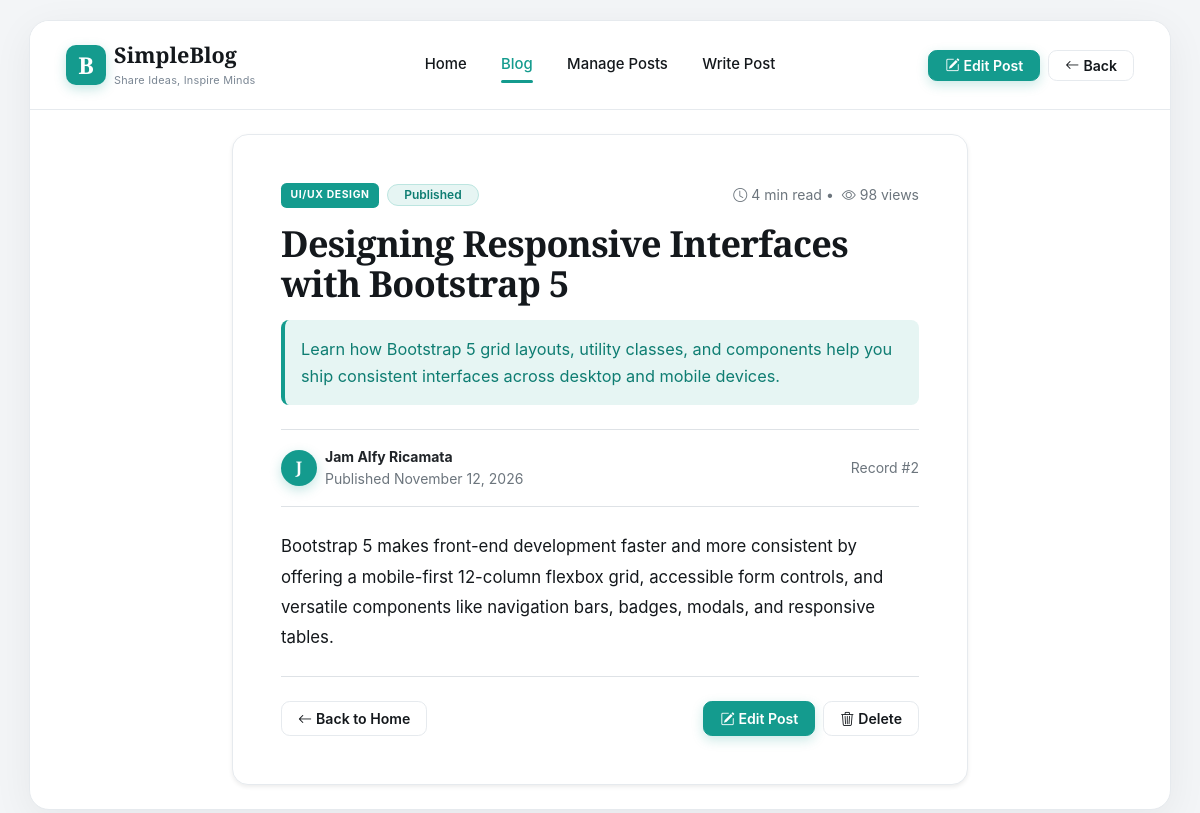
Page /view.php?id=2 (signed in) on the committed database.
### tables this page shows
CREATE TABLE IF NOT EXISTS `posts` (
  `id` int(11) UNSIGNED NOT NULL AUTO_INCREMENT,
  `title` varchar(255) NOT NULL,
  `author` varchar(100) NOT NULL,
  `category` varchar(80) NOT NULL,
  `summary` varchar(300) NOT NULL,
  `content` text NOT NULL,
  `status` enum('Published','Draft','Archived') NOT NULL DEFAULT 'Published',
  `reading_time` int(11) NOT NULL DEFAULT 3,
  `views` int(11) NOT NULL DEFAULT 0,
  `created_at` timestamp NOT NULL DEFAULT current_timestamp(),
  `updated_at` timestamp NOT NULL DEFAULT current_timestamp() ON UPDATE current_timestamp(),
  PRIMARY KEY (`id`)
);

### db_connect.php (called while the page is built, shortened)
<?php
function get_status_badge_class(string $status): string {
    switch ($status) {
        case 'Published':
            return 'badge-status-published';
    }
}
?>

### view.php (the view, shortened to what this page needs)
<?php
require_once 'db_connect.php';
$post_id = isset($_GET['id']) ? (int) $_GET['id'] : 0;
$stmt = $conn->prepare("SELECT * FROM posts WHERE id = ? LIMIT 1");
$stmt->bind_param("i", $post_id);
$stmt->execute();
$result = $stmt->get_result();
$post   = $result->fetch_assoc();
?>
<!DOCTYPE html>
<html lang="en">
<head>
    <link href="https://cdn.jsdelivr.net/npm/bootstrap@5.3.3/dist/css/bootstrap.min.css" rel="stylesheet">
    <link href="https://cdn.jsdelivr.net/npm/bootstrap-icons@1.11.3/font/bootstrap-icons.min.css" rel="stylesheet">
    <link href="assets/style.css?v=blogify1" rel="stylesheet">
</head>
<body>
    <div class="magazine-shell">
        <nav class="navbar navbar-expand-lg blogify-navbar sticky-top px-3 px-md-4">
            <div class="container-fluid">
                <a class="navbar-brand d-flex align-items-center gap-2 text-decoration-none" href="index.php">
                    <span class="brand-logo-mark">B</span>
                    <div>
                        <span class="brand-title">SimpleBlog</span>
                        <span class="brand-subtitle">Share Ideas, Inspire Minds</span>
                    </div>
                </a>
                <div class="collapse navbar-collapse" id="mainNavbar">
                    <ul class="navbar-nav mx-auto mb-2 mb-lg-0 gap-lg-1">
                        <li class="nav-item">
                            <a class="nav-link" href="index.php">Home</a>
                        </li>
                        <li class="nav-item">
                            <a class="nav-link active" href="index.php#latest-posts">Blog</a>
                        </li>
                        <li class="nav-item">
                            <a class="nav-link" href="index.php#manage-posts">Manage Posts</a>
                        </li>
                        <li class="nav-item">
                            <a class="nav-link" href="create.php">Write Post</a>
                        </li>
                    </ul>
                    <div class="d-flex gap-2">
                        <a href="edit.php?id=<?= (int) $post['id'] ?>" class="btn btn-teal btn-sm px-3">
                            <i class="bi bi-pencil-square me-1"></i>Edit Post
                        </a>
                        <a href="index.php" class="btn btn-soft btn-sm px-3">
                            <i class="bi bi-arrow-left me-1"></i>Back
                        </a>
                    </div>
                </div>
            </div>
        </nav>
        <main class="container py-4">
            <div class="row justify-content-center">
                <div class="col-lg-8">
                    <article class="section-box bg-white p-0 overflow-hidden shadow-sm">
                        <div class="p-4 p-md-5">
                            <div class="d-flex flex-wrap align-items-center gap-2 mb-3">
                                <span class="category-badge-teal">
                                    <?= htmlspecialchars($post['category']) ?>
                                </span>
                                <span class="badge <?= get_status_badge_class($post['status']) ?> rounded-pill px-3 py-1">
                                    <?= htmlspecialchars($post['status']) ?>
                                </span>
                                <span class="small text-secondary ms-auto">
                                    <i class="bi bi-clock me-1"></i><?= (int) $post['reading_time'] ?> min read
                                    &bull;
                                    <i class="bi bi-eye ms-1 me-1"></i><?= number_format((int) $post['views']) ?> views
                                </span>
                            </div>
                            <h1 class="hero-headline mb-3" style="font-size: clamp(1.65rem, 3vw, 2.35rem);">
                                <?= htmlspecialchars($post['title']) ?>
                            </h1>
                            <p class="p-3 rounded-3 mb-4" style="background: var(--teal-light); color: var(--teal-dark); border-left: 4px solid var(--teal-primary); font-size: 1.02rem;">
                                <?= htmlspecialchars($post['summary']) ?>
                            </p>
                            <div class="d-flex flex-wrap justify-content-between align-items-center py-3 border-top border-bottom mb-4 small text-secondary">
                                <div class="d-flex align-items-center gap-2">
                                    <span class="brand-logo-mark rounded-circle" style="width: 36px; height: 36px; font-size: 1rem;">
                                        <?= strtoupper(substr($post['author'], 0, 1)) ?>
                                    </span>
                                    <div>
                                        <div class="fw-bold text-dark"><?= htmlspecialchars($post['author']) ?></div>
                                        <div>Published <?= date('F j, Y', strtotime($post['created_at'])) ?></div>
                                    </div>
                                </div>
                                <div>Record #<?= (int) $post['id'] ?></div>
                            </div>
                            <div class="mb-4" style="font-size: 1.05rem; line-height: 1.8; color: var(--text-dark); white-space: pre-line;"><?= htmlspecialchars($post['content']) ?></div>
                            <div class="pt-4 border-top d-flex flex-wrap justify-content-between align-items-center gap-2">
                                <a href="index.php" class="btn btn-soft px-3">
                                    <i class="bi bi-arrow-left me-1"></i>Back to Home
                                </a>
                                <div class="d-flex gap-2">
                                    <a href="edit.php?id=<?= (int) $post['id'] ?>" class="btn btn-teal px-3">
                                        <i class="bi bi-pencil-square me-1"></i>Edit Post
                                    </a>
                                    <form action="delete.php" method="POST" onsubmit="return confirm('Delete this blog post permanently?');">
                                        <button type="submit" class="btn btn-soft text-danger px-3">
                                            <i class="bi bi-trash3 me-1"></i>Delete
                                        </button>
                                    </form>
                                </div>
                            </div>
                        </div>
                    </article>
                </div>
            </div>
        </main>
    </div>
</body>
</html>

### assets/style.css (style rules this page uses)
:root { --bg-page: #f3f5f7; --bg-frame: #ffffff; --bg-section: #f7f9fa; --bg-card: #ffffff; --teal-primary: #149b8e; --teal-dark: #0e7d72; --teal-light: #e6f5f3; --teal-border: #bce5e0; --text-dark: #14181c; --text-body: #4a5562; --text-muted: #7b8794; --border-light: #e6eaee; --shadow-soft: 0 4px 20px rgba(20, 24, 28, 0.05); --shadow-hover: 0 12px 28px rgba(20, 24, 28, 0.10); --spring-smooth: cubic-bezier(0.22, 1, 0.36, 1); --font-serif: "Playfair Display", Georgia, "Times New Roman", serif; --font-sans: -apple-system, BlinkMacSystemFont, "SF Pro Text", "Inter", system-ui, sans-serif; --bs-primary: #149b8e; --bs-primary-rgb: 20, 155, 142; --bs-body-bg: #f3f5f7; --bs-body-color: #14181c; }
html, body { background-color: var(--bg-page) !important; color: var(--text-dark) !important; font-family: var(--font-sans); font-size: 16px; line-height: 1.6; -webkit-font-smoothing: antialiased; min-height: 100vh; display: flex; flex-direction: column; }
.serif-title, h1, h2, .h1, .h2, .h3, .h4 { font-family: var(--font-serif); color: var(--text-dark); letter-spacing: -0.015em; line-height: 1.2; }
.magazine-shell { background: var(--bg-frame); max-width: 1280px; margin: 1.25rem auto; border-radius: 1.25rem; box-shadow: 0 10px 40px rgba(15, 23, 42, 0.06); overflow: hidden; border: 1px solid var(--border-light); }
.blogify-navbar { background: rgba(255, 255, 255, 0.95) !important; backdrop-filter: blur(18px); -webkit-backdrop-filter: blur(18px); border-bottom: 1px solid var(--border-light); padding: 0.9rem 0; }
.brand-logo-mark { width: 40px; height: 40px; border-radius: 10px; background: var(--teal-primary); color: #ffffff; font-family: var(--font-serif); font-weight: 800; font-size: 1.45rem; display: inline-flex; align-items: center; justify-content: center; box-shadow: 0 4px 12px rgba(20, 155, 142, 0.25); }
.brand-title { font-family: var(--font-serif); font-weight: 700; font-size: 1.35rem; color: var(--text-dark); line-height: 1.1; }
.brand-subtitle { font-family: var(--font-sans); font-size: 0.68rem; color: var(--text-muted); letter-spacing: 0.02em; display: block; }
.blogify-navbar .nav-link { color: var(--text-dark) !important; font-weight: 500; font-size: 0.93rem; padding: 0.5rem 0.95rem !important; position: relative; transition: color 160ms ease, transform 90ms ease-out; }
.blogify-navbar .nav-link:hover, .blogify-navbar .nav-link.active { color: var(--teal-primary) !important; }
.blogify-navbar .nav-link.active::after { content: ""; position: absolute; left: 0.95rem; right: 0.95rem; bottom: 2px; height: 2.5px; background: var(--teal-primary); border-radius: 2px; }
.btn { border-radius: 0.55rem; font-weight: 600; font-size: 0.88rem; transition: transform 90ms ease-out, background-color 180ms var(--spring-smooth), box-shadow 180ms var(--spring-smooth); }
.btn-teal { background-color: var(--teal-primary) !important; border-color: var(--teal-primary) !important; color: #ffffff !important; box-shadow: 0 4px 12px rgba(20, 155, 142, 0.22); }
.btn-soft { background-color: #ffffff !important; border: 1px solid var(--border-light) !important; color: var(--text-dark) !important; }
.hero-headline { font-family: var(--font-serif); font-weight: 800; font-size: clamp(1.85rem, 3.5vw, 2.75rem); line-height: 1.12; color: var(--text-dark); letter-spacing: -0.02em; }
.section-box { background: var(--bg-section); border: 1px solid var(--border-light); border-radius: 1rem; padding: 1.5rem; }
.category-badge-teal { background: var(--teal-primary); color: #ffffff; font-size: 0.65rem; font-weight: 700; text-transform: uppercase; letter-spacing: 0.06em; padding: 0.25rem 0.6rem; border-radius: 0.35rem; display: inline-block; }
.badge-status-published { background: var(--teal-light); color: var(--teal-dark); border: 1px solid var(--teal-border); font-weight: 600; }

### rows in the picture
posts: category "UI/UX DESIGN", status "Published", reading_time "4", views "98", title "Designing Responsive Interfaces with Bootstrap 5", summary "Learn how Bootstrap 5 grid layouts, utility classes, and components help you ship consistent interfaces across desktop and mobile devices.", author "J", author "Jam Alfy Ricamata", created_at "November 12, 2026", id "2", content "Bootstrap 5 makes front-end development faster and more consistent by offering a mobile-first 12-column flexbox grid, accessible form controls, and versatile components like navigation bars, badges, modals, and responsive tables."
